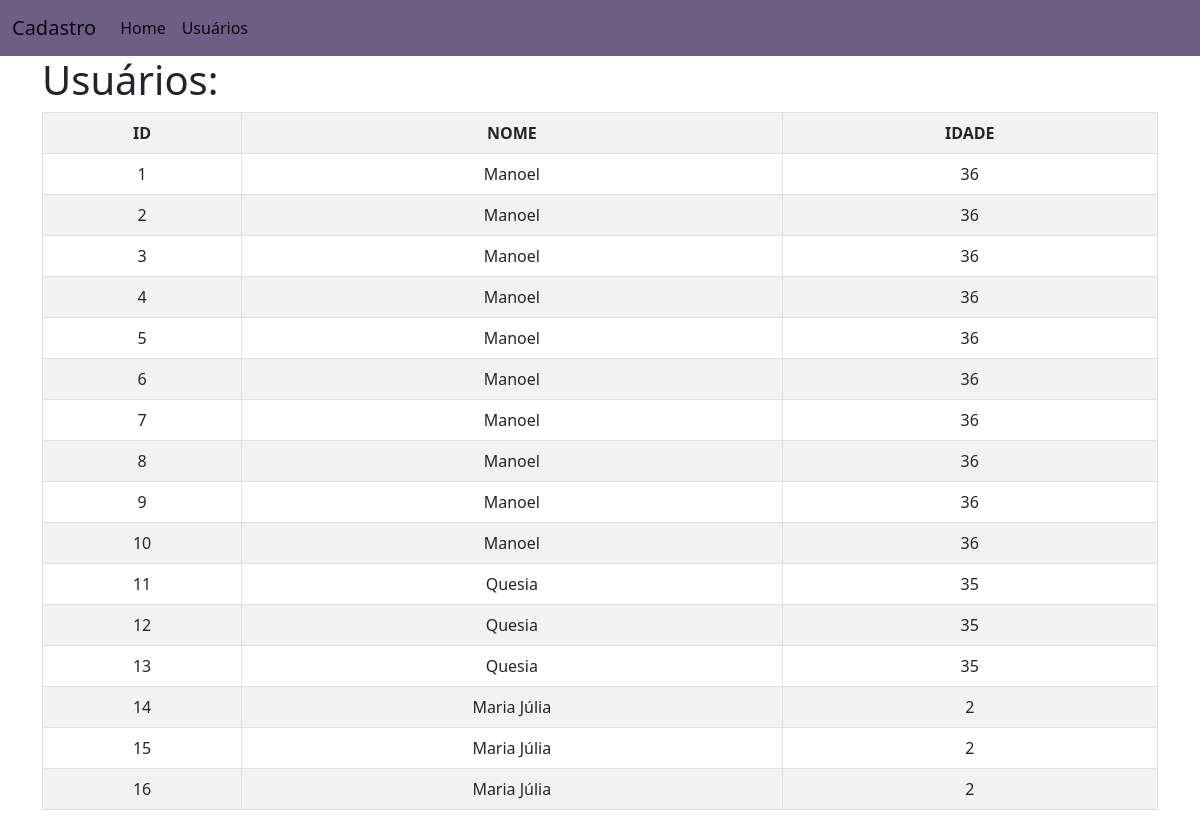
Page /listausuarios/ on the earlier database version.
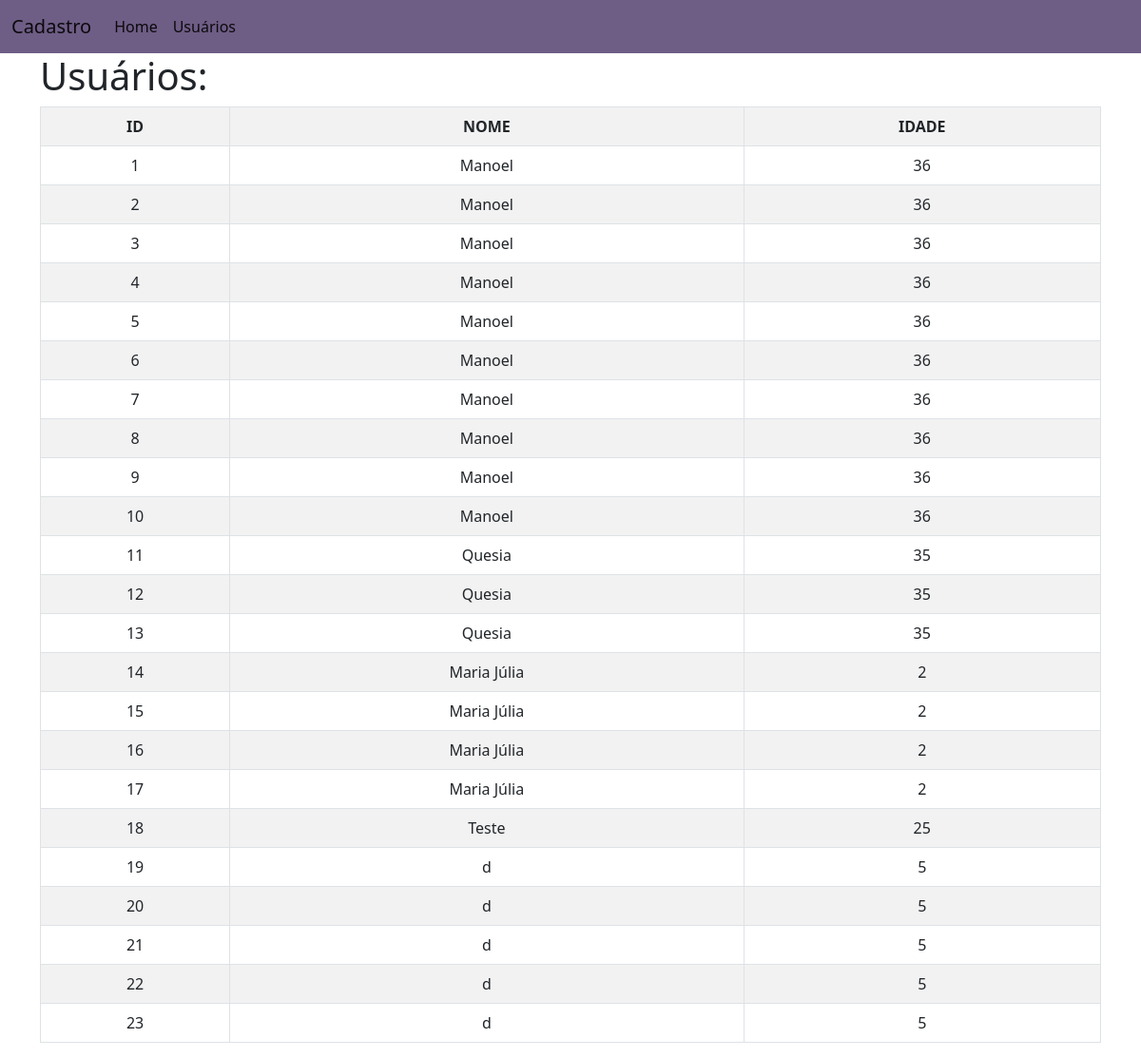
Same page on the later database version.
### app_cad_users/models.py (models this page shows)
class Usuario(models.Model):
    id_usuario = models.AutoField(primary_key=True)
    nome = models.TextField(max_length=255)
    idade = models.IntegerField()

### app_cad_users/views.py (the view)
# urls.py: path('listausuarios/', views.ver_user, name='ver_user')
def ver_user(request):
    usuarios = {
    'usuarios': Usuario.objects.all()
    }
    return render(request, 'usuarios/usuarios.html', usuarios)

### app_cad_users/templates/usuarios/usuarios.html
{% extends 'usuarios/nav.html' %}
{% block conteudo %}
<div class="container">
    <h1>Usuários:</h1>
    <table class="table table-bordered table-striped">
        <tr>
            <th style="text-align: center;">ID</th>
            <th style="text-align: center;">NOME</th>
            <th style="text-align: center;">IDADE</th>
        </tr>
        {% for usuario in usuarios %}
        <tr>
            <td style="text-align: center;">{{usuario.id_usuario}}</td>
            <td style="text-align: center;">{{usuario.nome}}</td>
            <td style="text-align: center;">{{usuario.idade}}</td>
        </tr>
        {% endfor %}
    </table>
</div>
{% endblock %}

### app_cad_users/templates/usuarios/nav.html (shortened to what this page needs)
<!doctype html>
<html lang="en">
  <head>
    <link href="https://cdn.jsdelivr.net/npm/bootstrap@5.0.2/dist/css/bootstrap.min.css" rel="stylesheet">
  </head>
  <body>
    <nav style="background-color:rgb(110, 93, 133) !important;" class="navbar navbar-expand-lg navbar-light bg-light">
      <div class="container-fluid">
        <a class="navbar-brand" href="#">Cadastro</a>
        <div class="collapse navbar-collapse" id="navbarNav">
          <ul class="navbar-nav">
            <li class="nav-item">
              <a class="nav-link active" aria-current="page" href="{% url 'home' %}">Home</a>
            </li>
            <li class="nav-item">
                <a class="nav-link active" aria-current="page" href="{% url 'ver_user' %}">Usuários</a>
              </li>
          </ul>
        </div>
      </div>
    </nav>
    {% block conteudo %}
    {% endblock %}
  </body>
</html>

Differences in the rows shown:
added Usuario: id_usuario "17", nome "Maria Júlia", idade "2"
added Usuario: id_usuario "18", nome "Teste", idade "25"
added Usuario: id_usuario "19", nome "d", idade "5"
added Usuario: id_usuario "20", nome "d", idade "5"
added Usuario: id_usuario "21", nome "d", idade "5"
added Usuario: id_usuario "22", nome "d", idade "5"
added Usuario: id_usuario "23", nome "d", idade "5"
